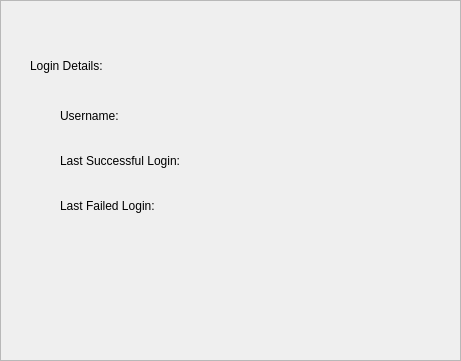
  <widget class="QFrame" name="userhome_frame">
   <property name="geometry">
    <rect>
     <x>260</x>
     <y>150</y>
     <width>461</width>
     <height>361</height>
    </rect>
   </property>
   <property name="frameShape">
    <enum>QFrame::StyledPanel</enum>
   </property>
   <property name="frameShadow">
    <enum>QFrame::Raised</enum>
   </property>
   <widget class="QLabel" name="userhomelabel">
    <property name="geometry">
     <rect>
      <x>30</x>
      <y>50</y>
      <width>91</width>
      <height>31</height>
     </rect>
    </property>
    <property name="text">
     <string>Login Details:</string>
    </property>
   </widget>
   <widget class="QLabel" name="usernamelabel">
    <property name="geometry">
     <rect>
      <x>60</x>
      <y>100</y>
      <width>351</width>
      <height>31</height>
     </rect>
    </property>
    <property name="text">
     <string>Username: </string>
    </property>
   </widget>
   <widget class="QLabel" name="lastloginlabel">
    <property name="geometry">
     <rect>
      <x>60</x>
      <y>140</y>
      <width>351</width>
      <height>41</height>
     </rect>
    </property>
    <property name="text">
     <string>Last Successful Login:</string>
    </property>
   </widget>
   <widget class="QLabel" name="lasterrorlabel">
    <property name="geometry">
     <rect>
      <x>60</x>
      <y>190</y>
      <width>351</width>
      <height>31</height>
     </rect>
    </property>
    <property name="text">
     <string>Last Failed Login:</string>
    </property>
   </widget>
  </widget>
